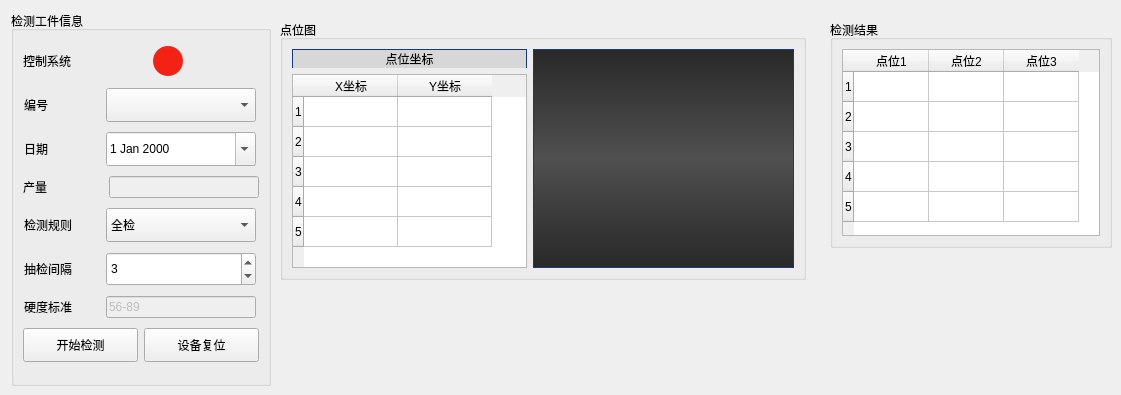
        <widget class="QWidget" name="autoPage">
         <widget class="QGroupBox" name="pointGroupImg">
          <property name="geometry">
           <rect>
            <x>280</x>
            <y>20</y>
            <width>526</width>
            <height>260</height>
           </rect>
          </property>
          <property name="title">
           <string>点位图</string>
          </property>
          <layout class="QHBoxLayout" name="horizontalLayout_6">
           <item>
            <layout class="QVBoxLayout" name="verticalLayout_2">
             <item>
              <widget class="QLabel" name="label_27">
               <property name="minimumSize">
                <size>
                 <width>235</width>
                 <height>0</height>
                </size>
               </property>
               <property name="maximumSize">
                <size>
                 <width>235</width>
                 <height>16777215</height>
                </size>
               </property>
               <property name="styleSheet">
                <string notr="true">QLabel
{
	background-color: #D7D7D7;	
    border: 1px solid #183881;
	border-left-width:1px;
	border-right-width:1px;
	border-top-width:1px;
	border-bottom-width:0px;
}</string>
               </property>
               <property name="text">
                <string>点位坐标</string>
               </property>
               <property name="alignment">
                <set>Qt::AlignCenter</set>
               </property>
              </widget>
             </item>
             <item>
              <widget class="QTableWidget" name="measurePointTable">
               <property name="sizePolicy">
                <sizepolicy hsizetype="Expanding" vsizetype="Expanding">
                 <horstretch>0</horstretch>
                 <verstretch>0</verstretch>
                </sizepolicy>
               </property>
               <property name="minimumSize">
                <size>
                 <width>235</width>
                 <height>0</height>
                </size>
               </property>
               <property name="maximumSize">
                <size>
                 <width>235</width>
                 <height>16777215</height>
                </size>
               </property>
               <property name="editTriggers">
                <set>QAbstractItemView::NoEditTriggers</set>
               </property>
               <property name="selectionMode">
                <enum>QAbstractItemView::SingleSelection</enum>
               </property>
               <property name="selectionBehavior">
                <enum>QAbstractItemView::SelectRows</enum>
               </property>
               <attribute name="horizontalHeaderDefaultSectionSize">
                <number>94</number>
               </attribute>
               <row>
                <property name="text">
                 <string>1</string>
                </property>
               </row>
               <row>
                <property name="text">
                 <string>2</string>
                </property>
               </row>
               <row>
                <property name="text">
                 <string>3</string>
                </property>
               </row>
               <row>
                <property name="text">
                 <string>4</string>
                </property>
               </row>
               <row>
                <property name="text">
                 <string>5</string>
                </property>
               </row>
               <column>
                <property name="text">
                 <string>X坐标</string>
                </property>
               </column>
               <column>
                <property name="text">
                 <string>Y坐标</string>
                </property>
               </column>
              </widget>
             </item>
            </layout>
           </item>
           <item>
            <widget class="BaseGraphicsView" name="pointResultView">
             <property name="styleSheet">
              <string notr="true">QGraphicsView
{
	border: 1px solid #183881;	
	background-color: qlineargradient(spread:reflect, x1:0.5, y1:0, x2:0.5, y2:0.5, stop:0 rgba(40, 40, 40, 255), stop:1 rgba(80, 80, 80, 255));
}</string>
             </property>
            </widget>
           </item>
          </layout>
         </widget>
         <widget class="QGroupBox" name="groupBox">
          <property name="geometry">
           <rect>
            <x>11</x>
            <y>11</y>
            <width>260</width>
            <height>375</height>
           </rect>
          </property>
          <property name="title">
           <string>检测工件信息</string>
          </property>
          <layout class="QVBoxLayout" name="verticalLayout_11">
           <item>
            <layout class="QHBoxLayout" name="horizontalLayout_34">
             <item>
              <widget class="QLabel" name="label_28">
               <property name="minimumSize">
                <size>
                 <width>0</width>
                 <height>34</height>
                </size>
               </property>
               <property name="maximumSize">
                <size>
                 <width>75</width>
                 <height>16777215</height>
                </size>
               </property>
               <property name="text">
                <string>控制系统</string>
               </property>
              </widget>
             </item>
             <item>
              <spacer name="horizontalSpacer_10">
               <property name="orientation">
                <enum>Qt::Horizontal</enum>
               </property>
               <property name="sizeHint" stdset="0">
                <size>
                 <width>40</width>
                 <height>20</height>
                </size>
               </property>
              </spacer>
             </item>
             <item>
              <widget class="QLabel" name="label_3">
               <property name="minimumSize">
                <size>
                 <width>30</width>
                 <height>30</height>
                </size>
               </property>
               <property name="maximumSize">
                <size>
                 <width>30</width>
                 <height>30</height>
                </size>
               </property>
               <property name="styleSheet">
                <string notr="true">QLabel {
    background-color: #F42215;
	border-radius: 15px;	
}</string>
               </property>
               <property name="text">
                <string/>
               </property>
              </widget>
             </item>
             <item>
              <spacer name="horizontalSpacer_11">
               <property name="orientation">
                <enum>Qt::Horizontal</enum>
               </property>
               <property name="sizeHint" stdset="0">
                <size>
                 <width>40</width>
                 <height>20</height>
                </size>
               </property>
              </spacer>
             </item>
            </layout>
           </item>
           <item>
            <layout class="QHBoxLayout" name="horizontalLayout_27">
             <item>
              <widget class="QLabel" name="label_21">
               <property name="maximumSize">
                <size>
                 <width>75</width>
                 <height>16777215</height>
                </size>
               </property>
               <property name="text">
                <string>编号</string>
               </property>
              </widget>
             </item>
             <item>
              <widget class="QComboBox" name="measurePointCodeList">
               <property name="minimumSize">
                <size>
                 <width>150</width>
                 <height>34</height>
                </size>
               </property>
               <property name="maximumSize">
                <size>
                 <width>150</width>
                 <height>16777215</height>
                </size>
               </property>
              </widget>
             </item>
            </layout>
           </item>
           <item>
            <layout class="QHBoxLayout" name="horizontalLayout_29">
             <item>
              <widget class="QLabel" name="label_23">
               <property name="maximumSize">
                <size>
                 <width>75</width>
                 <height>16777215</height>
                </size>
               </property>
               <property name="text">
                <string>日期</string>
               </property>
              </widget>
             </item>
             <item>
              <widget class="QDateEdit" name="measureDate">
               <property name="minimumSize">
                <size>
                 <width>150</width>
                 <height>34</height>
                </size>
               </property>
               <property name="maximumSize">
                <size>
                 <width>150</width>
                 <height>16777215</height>
                </size>
               </property>
               <property name="calendarPopup">
                <bool>true</bool>
               </property>
              </widget>
             </item>
            </layout>
           </item>
           <item>
            <layout class="QHBoxLayout" name="horizontalLayout_20">
             <item>
              <widget class="QLabel" name="label_18">
               <property name="text">
                <string>产量</string>
               </property>
              </widget>
             </item>
             <item>
              <widget class="QLineEdit" name="yield">
               <property name="enabled">
                <bool>false</bool>
               </property>
               <property name="minimumSize">
                <size>
                 <width>150</width>
                 <height>0</height>
                </size>
               </property>
               <property name="maximumSize">
                <size>
                 <width>150</width>
                 <height>16777215</height>
                </size>
               </property>
               <property name="styleSheet">
                <string notr="true">QLineEidt{

backgroud color:white

}</string>
               </property>
               <property name="text">
                <string/>
               </property>
              </widget>
             </item>
            </layout>
           </item>
           <item>
            <layout class="QHBoxLayout" name="horizontalLayout_25">
             <item>
              <widget class="QLabel" name="label_19">
               <property name="maximumSize">
                <size>
                 <width>75</width>
                 <height>16777215</height>
                </size>
               </property>
               <property name="text">
                <string>检测规则</string>
               </property>
              </widget>
             </item>
             <item>
              <widget class="QComboBox" name="measureMode">
               <property name="minimumSize">
                <size>
                 <width>150</width>
                 <height>34</height>
                </size>
               </property>
               <property name="maximumSize">
                <size>
                 <width>150</width>
                 <height>16777215</height>
                </size>
               </property>
               <item>
                <property name="text">
                 <string>全检</string>
                </property>
               </item>
               <item>
                <property name="text">
                 <string>抽检</string>
                </property>
               </item>
              </widget>
             </item>
            </layout>
           </item>
           <item>
            <layout class="QHBoxLayout" name="horizontalLayout_26">
             <item>
              <widget class="QLabel" name="label_20">
               <property name="maximumSize">
                <size>
                 <width>75</width>
                 <height>16777215</height>
                </size>
               </property>
               <property name="text">
                <string>抽检间隔</string>
               </property>
              </widget>
             </item>
             <item>
              <widget class="QSpinBox" name="measureInterval">
               <property name="minimumSize">
                <size>
                 <width>150</width>
                 <height>34</height>
                </size>
               </property>
               <property name="maximumSize">
                <size>
                 <width>150</width>
                 <height>16777215</height>
                </size>
               </property>
               <property name="focusPolicy">
                <enum>Qt::ClickFocus</enum>
               </property>
               <property name="value">
                <number>3</number>
               </property>
              </widget>
             </item>
            </layout>
           </item>
           <item>
            <layout class="QHBoxLayout" name="horizontalLayout_31">
             <item>
              <widget class="QLabel" name="label_25">
               <property name="maximumSize">
                <size>
                 <width>75</width>
                 <height>16777215</height>
                </size>
               </property>
               <property name="text">
                <string>硬度标准</string>
               </property>
              </widget>
             </item>
             <item>
              <widget class="QLineEdit" name="thickStdVal">
               <property name="enabled">
                <bool>false</bool>
               </property>
               <property name="minimumSize">
                <size>
                 <width>150</width>
                 <height>0</height>
                </size>
               </property>
               <property name="maximumSize">
                <size>
                 <width>150</width>
                 <height>16777215</height>
                </size>
               </property>
               <property name="text">
                <string>56-89</string>
               </property>
              </widget>
             </item>
            </layout>
           </item>
           <item>
            <layout class="QHBoxLayout" name="horizontalLayout_33">
             <item>
              <widget class="QPushButton" name="startMeasureBtn">
               <property name="minimumSize">
                <size>
                 <width>0</width>
                 <height>34</height>
                </size>
               </property>
               <property name="text">
                <string>开始检测</string>
               </property>
              </widget>
             </item>
             <item>
              <widget class="QPushButton" name="resetBtn">
               <property name="minimumSize">
                <size>
                 <width>0</width>
                 <height>34</height>
                </size>
               </property>
               <property name="text">
                <string>设备复位</string>
               </property>
              </widget>
             </item>
            </layout>
           </item>
          </layout>
         </widget>
         <widget class="QGroupBox" name="groupBox_3">
          <property name="geometry">
           <rect>
            <x>830</x>
            <y>20</y>
            <width>282</width>
            <height>228</height>
           </rect>
          </property>
          <property name="title">
           <string>检测结果</string>
          </property>
          <layout class="QVBoxLayout" name="verticalLayout_9">
           <item>
            <widget class="QTableWidget" name="measureResultTable">
             <attribute name="horizontalHeaderDefaultSectionSize">
              <number>75</number>
             </attribute>
             <row>
              <property name="text">
               <string>1</string>
              </property>
             </row>
             <row>
              <property name="text">
               <string>2</string>
              </property>
             </row>
             <row>
              <property name="text">
               <string>3</string>
              </property>
             </row>
             <row>
              <property name="text">
               <string>4</string>
              </property>
             </row>
             <row>
              <property name="text">
               <string>5</string>
              </property>
             </row>
             <column>
              <property name="text">
               <string>点位1</string>
              </property>
             </column>
             <column>
              <property name="text">
               <string>点位2</string>
              </property>
             </column>
             <column>
              <property name="text">
               <string>点位3</string>
              </property>
             </column>
            </widget>
           </item>
          </layout>
         </widget>
        </widget>
